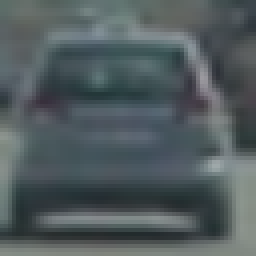
#> input picture vehicles/vehicles/GTI_Far/image0004.png, 64 x 64 px (shown 4 times larger); its folder holds only this picture in this run
$ jupyter execute --allow-errors Vehicle-Detection.ipynb   (shell and % lines are left out)   (older library calls are emulated)
#> lines starting #> are read from the running program, lines starting #| are printed output that depends on the picture
Load in Vehicle and non Vehicle images
===

[cell 1]
import glob
import os

import numpy as np

vehicle_images = 'vehicles/'
images = os.listdir(vehicle_images)

vehicles = []

for image in images:
    vehicles.extend(glob.glob(vehicle_images+image+'/G*/*'))
    vehicles.extend(glob.glob(vehicle_images+image+'/K*/*'))

print("No of vehicles images: ", len(vehicles))

non_vehicle_images = 'non-vehicles/'
#> (the rest of this cell did not finish here and is left out)

### Visualize a random Vehicle and non Vehicle image

[cell 2]
import matplotlib.image as mpimg
import matplotlib.pyplot as plt
import numpy as np

rnd = np.random.randint(0, len(vehicles))
img = mpimg.imread(vehicles[rnd])
#> img is the input picture: shape (64, 64, 3) float32; mean R, G, B 0.319, 0.359, 0.37
plt.imshow(img)
plt.show()

#> (the rest of this cell did not finish here and is left out)

## Define relevant functions

### Define HOG features

[cell 3]
from skimage.feature import hog

def get_hog_features(img, orient, pix_per_cell, cell_per_block, vis, feature_vec):

    if vis:
        hog_features, hog_image = hog(img, orientations=orient,
                          pixels_per_cell=(pix_per_cell, pix_per_cell),
                          cells_per_block=(cell_per_block, cell_per_block),
                          transform_sqrt=False, visualise=True, feature_vector=feature_vec, block_norm = 'L2-Hys')
        return hog_features, hog_image

    else:
        hog_features = hog(img, orientations=orient,
                          pixels_per_cell=(pix_per_cell, pix_per_cell),
                          cells_per_block=(cell_per_block, cell_per_block),
                          transform_sqrt=False, visualise=False, feature_vector=feature_vec, block_norm = 'L2-Hys')
        return hog_features

### Test HOG features function

[cell 4]
import cv2
# Select a random vehicle image

rnd = np.random.randint(0, len(vehicles))
img = mpimg.imread(vehicles[rnd])
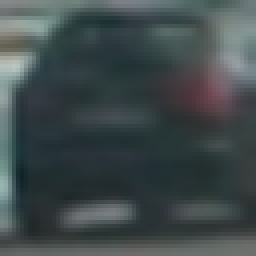
#> input picture vehicles/vehicles/GTI_Left/image0020.png, 64 x 64 px (shown 4 times larger)
#> img is the input picture: shape (64, 64, 3) float32; mean R, G, B 0.252, 0.292, 0.297
plt.imshow(img)
plt.show()

gray = cv2.cvtColor(img, cv2.COLOR_RGB2GRAY)
hog_features, hog_img = get_hog_features(img[:,:,0], orient= 20,
                        pix_per_cell= 4, cell_per_block= 2,
                        vis=True, feature_vec=True)
#> in get_hog_features, `hog_features, hog_image = hog(img, orientations=orient, pixels_per_cel..`: hog_features = 18000 values, max 0.569 at index 2643, min 0 at index 1, mean 0.0523
#> in get_hog_features, `hog_features, hog_image = hog(img, orientations=orient, pixels_per_cel..`:
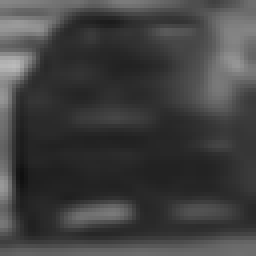
#> img: shape (64, 64) float32 (shown 4 times larger); min 0.0627, max 0.729, mean 0.252
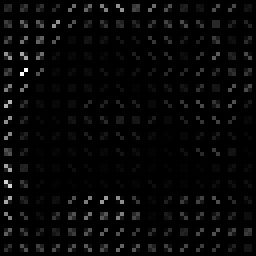
#> hog_img: shape (64, 64) float32 (shown 4 times larger); min 0, max 0.218, mean 0.00617; drawn with min black and max white
plt.imshow(hog_img)
plt.show()

### Define spatial bins and color histograms

[cell 5]
# Define a function to compute color histogram features

def color_hist(img, nbins):
    # Compute the histogram of the RGB channels separately
    channel1_hist = np.histogram(img[:,:,0], bins=nbins)
    channel2_hist = np.histogram(img[:,:,1], bins=nbins)
    channel3_hist = np.histogram(img[:,:,2], bins=nbins)

    hist_features = np.concatenate((channel1_hist[0], channel2_hist[0], channel3_hist[0]))
    return hist_features

def bin_spatial(img, color_space, size):
    # Convert image to new color space (if specified)
    if color_space != 'RGB':
        if color_space == 'HSV':
            feature_image = cv2.cvtColor(img, cv2.COLOR_RGB2HSV)
        elif color_space == 'LUV':
            feature_image = cv2.cvtColor(img, cv2.COLOR_RGB2LUV)
        elif color_space == 'HLS':
            feature_image = cv2.cvtColor(img, cv2.COLOR_RGB2HLS)
        elif color_space == 'YUV':
            feature_image = cv2.cvtColor(img, cv2.COLOR_RGB2YUV)
        elif color_space == 'YCrCb':
            feature_image = cv2.cvtColor(img, cv2.COLOR_RGB2YCrCb)
        elif color_space == 'HLV':
            feature_image = cv2.cvtColor(img, cv2.COLOR_RGB2HLV)
        else:
            feature_image = np.copy(img)
    else: feature_image = np.copy(img)

    # Extract each color channel
    color1 = cv2.resize(feature_image[:,:,0], size).ravel()
    color2 = cv2.resize(feature_image[:,:,1], size).ravel()
    color3 = cv2.resize(feature_image[:,:,2], size).ravel()
     # Use cv2.resize().ravel() to create the feature vector
    features = np.hstack((color1, color2, color3))
    # Return the feature vector
    return features

### Test on random image

[cell 6]
hist_features = color_hist(img, nbins = 32)
#> in color_hist, `hist_features = np.concatenate((channel1_hist[0], channel2_hist[0], ch..`: hist_features = 96 values, max 765 at index 67, min 2 at index 59, mean 128
plt.imshow(img)
plt.show()
print(hist_features)
#| [  5  12  31 511 610 537 416 275 176 174 146 130 118  92  79 135 139 114
#|   75  87  52  57  30  21  27  20   4   6   3   3   5   6  14 192 638 697
#|  496 354 212 152 125 121 110  91 101 117 116  78  78  56  72  73  42  33
#|   35  19  18  20  12   2   9   3   6   4  25 190 513 765 424 390 267 163
#|  159 122 107  98 120  75 124  60  66  63  77  65  55  35  27  23  30  20
#|    8   2  10   3   6   4]
print(len(hist_features))
#| 96

spatial_features = bin_spatial(img, color_space = 'RGB', size=(32,32))
#> in bin_spatial, `color1 = cv2.resize(feature_image[:,:,0], size).ravel()`: color1 = 1024 values, max 0.708 at index 257, min 0.0775 at index 674, mean 0.252
#> in bin_spatial, `color2 = cv2.resize(feature_image[:,:,1], size).ravel()`: color2 = 1024 values, max 0.76 at index 257, min 0.163 at index 706, mean 0.292
#> in bin_spatial, `color3 = cv2.resize(feature_image[:,:,2], size).ravel()`: color3 = 1024 values, max 0.739 at index 257, min 0.163 at index 900, mean 0.297
#> in bin_spatial, `features = np.hstack((color1, color2, color3))`: features = 3072 values, max 0.76 at index 1281, min 0.0775 at index 674, mean 0.28
#> spatial_features has the same summary as features in bin_spatial
print(spatial_features)
#> (printed output is left out)
print(len(spatial_features))
#| 3072
